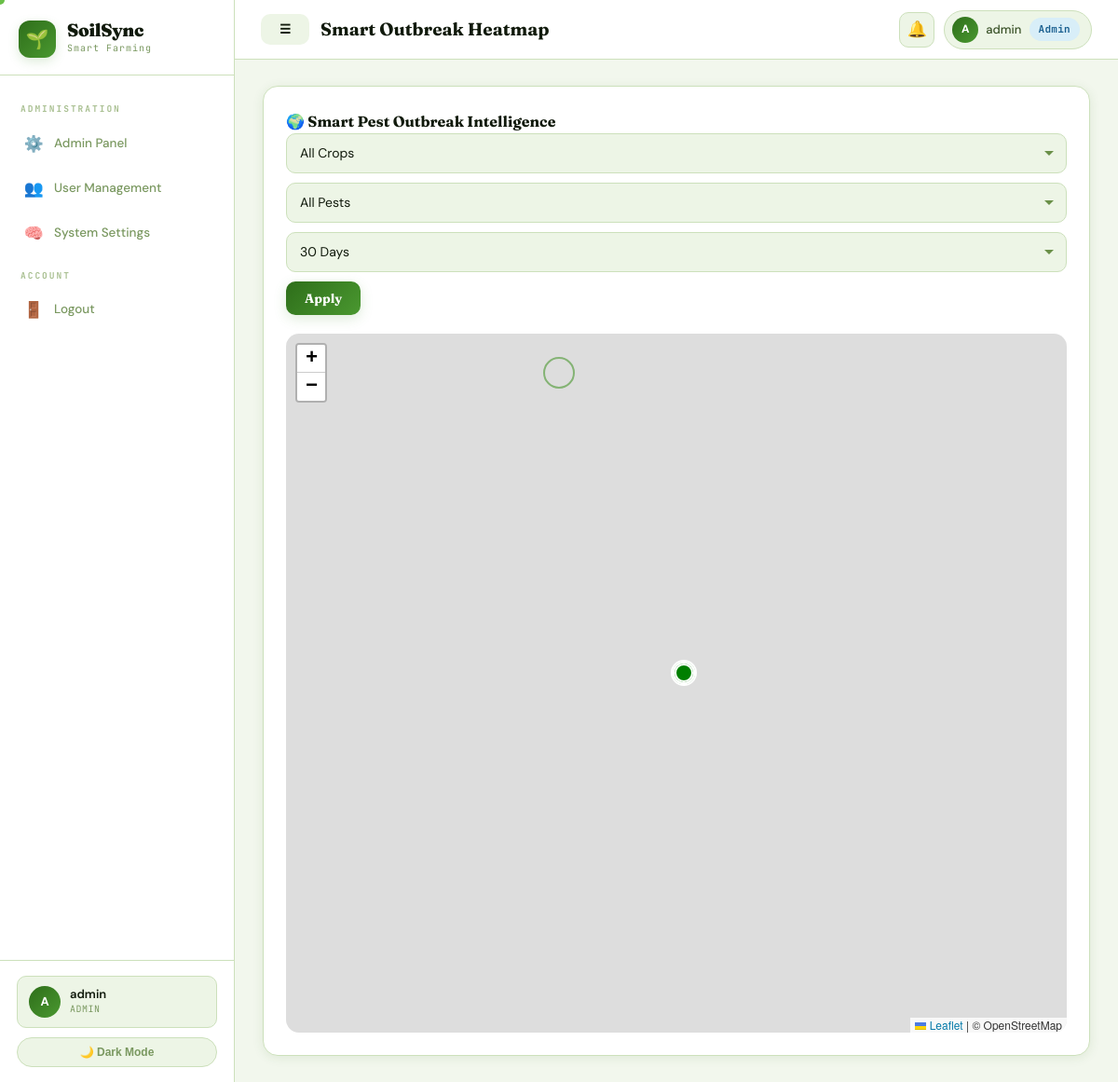
/outbreak_map.php (signed in), run on the app's committed database.
### tables this page shows
CREATE TABLE `users` (
  `id` int(11) NOT NULL,
  `name` varchar(100) NOT NULL,
  `phone` varchar(20) NOT NULL,
  `password` varchar(255) NOT NULL,
  `role` enum('farmer','expert','admin') DEFAULT 'farmer',
  `location_id` int(11) DEFAULT NULL,
  `created_at` timestamp NOT NULL DEFAULT current_timestamp(),
  `fc_card_number` varchar(20) DEFAULT NULL,
  `fc_category` enum('landless','marginal','small','medium','large') DEFAULT NULL,
  `fc_land_size` decimal(8,2) DEFAULT NULL,
  `fc_bank_account` varchar(30) DEFAULT NULL,
  `fc_registered_at` datetime DEFAULT NULL,
  `fc_phase` enum('pre_pilot','pilot','national') DEFAULT NULL
);

### db.php (called while the page is built, shortened)
<?php
function isLoggedIn(): bool {
    return isset($_SESSION['user_id']) && !empty($_SESSION['user_id']);
}
function currentUser($conn): ?array {
    $id = (int)$_SESSION['user_id'];
    $r = $conn->query("
        SELECT u.*, l.division, l.district
        FROM users u
        LEFT JOIN locations l ON u.location_id=l.id
        WHERE u.id=$id
        LIMIT 1
    ");
    return $r ? $r->fetch_assoc() : null;
}
?>

### outbreak_map.php (the view, shortened to what this page needs)
<?php
require_once 'db.php';
$pageTitle = 'Smart Outbreak Heatmap';
$activeNav = 'outbreak';
$days    = (int)($_GET['days'] ?? 30);
include 'layout.php';
?>
<link rel="stylesheet"
href="https://unpkg.com/leaflet@1.9.4/dist/leaflet.css"/>
<div class="card">
<div class="card-title">
🌍 Smart Pest Outbreak Intelligence
</div>
<form method="GET"
style="display:flex;gap:10px;flex-wrap:wrap;margin-bottom:20px;">
    <select name="crop_id">
        <option value="0">All Crops</option>
    </select>
    <select name="pest_id">
        <option value="0">All Pests</option>
    </select>
    <select name="days">
        <option value="30" <?= $days==30?'selected':'' ?>>
            30 Days
        </option>
    </select>
    <button class="btn btn-primary">
        Apply
    </button>
</form>
<div id="map"
style="height:750px;border-radius:14px;">
</div>
</div>
<?php include 'layout_end.php'; ?>

### layout.php (shortened to what this page needs)
<?php
$user        = currentUser($conn);
$userName    = $user['name'] ?? 'User';
$userInitial = strtoupper(substr($userName, 0, 1));
$userRole    = $user['role'] ?? 'farmer';
$nav = [];
switch ($userRole) {
  case 'admin':
    $nav = [
      'admin' => [
        ['href'=>'admin.php','icon'=>'⚙️','label'=>'Admin Panel','key'=>'admin'],
        ['href'=>'users.php','icon'=>'👥','label'=>'User Management','key'=>'users'],
        ['href'=>'system.php','icon'=>'🧠','label'=>'System Settings','key'=>'system'],
      ],
    ];
    break;
}
?>
<!DOCTYPE html>
<html lang="en" data-theme="light">
<head>
  <link rel="stylesheet" href="style.css">
</head>
<body>
<div class="app-layout">
  <aside class="sidebar" id="sidebar">
    <div class="sidebar-logo">
      <div class="logo-badge">🌱</div>
      <div class="logo-text-wrap">
        <div class="logo-name">SoilSync</div>
        <div class="logo-tag">Smart Farming</div>
      </div>
    </div>
    <nav class="sidebar-nav">
      <?php
      $sectionLabels = [
        'main'=>'Navigation',
        'monitor'=>'Monitor',
        'resources'=>'Resources',
        'expert'=>'Expert Tools',
        'admin'=>'Administration'
      ];
      foreach ($nav as $section => $items):
      ?>
        <div class="nav-section-label">
          <?= $sectionLabels[$section] ?? ucfirst($section) ?>
        </div>
        <?php foreach ($items as $item):
          $isActive = ($activeNav ?? '') === $item['key'];
        ?>
          <a href="<?= $item['href'] ?>" class="nav-item <?= $isActive ? 'active' : '' ?>">
            <span class="nav-ic"><?= $item['icon'] ?></span>
            <span><?= $item['label'] ?></span>
          </a>
        <?php endforeach; ?>
      <?php endforeach; ?>
      <div class="nav-section-label">Account</div>
      <a href="logout.php" class="nav-item">
        <span class="nav-ic">🚪</span>
        <span>Logout</span>
      </a>
    </nav>
    <div class="sidebar-footer">
      <div class="sidebar-user">
        <div class="u-av"><?= $userInitial ?></div>
        <div>
          <div class="u-name"><?= htmlspecialchars($userName) ?></div>
          <div class="u-role"><?= ucfirst($userRole) ?></div>
        </div>
      </div>
      <button class="theme-btn" onclick="toggleTheme()">
        🌙 Dark Mode
      </button>
    </div>
  </aside>
  <div class="main-wrap">
    <header class="topbar">
      <div class="topbar-left">
        <button class="mobile-menu-btn btn" id="mobileMenuBtn">☰</button>
        <span class="topbar-title"><?= htmlspecialchars($pageTitle ?? 'Dashboard') ?></span>
      </div>
      <div class="topbar-right">
        <a href="notifications.php" class="topbar-notif-btn">
          🔔
        </a>
        <div class="topbar-user">
          <div class="t-av"><?= $userInitial ?></div>
          <span><?= htmlspecialchars(explode(' ', $userName)[0]) ?></span>
          <?php if ($userRole !== 'farmer'): ?>
            <span class="badge badge-info"><?= ucfirst($userRole) ?></span>
          <?php endif; ?>
        </div>
      </div>
    </header>
    <div class="page-body">

### data on the page
users: name "A", name "admin", role "ADMIN", role "Admin"

### other printed values
$sectionLabels[$section] "ADMINISTRATION"
$item['icon'] "⚙️"
$item['label'] "Admin Panel"
$item['icon'] "👥"
$item['label'] "User Management"
$item['icon'] "🧠"
$item['label'] "System Settings"
$pageTitle "Smart Outbreak Heatmap"
